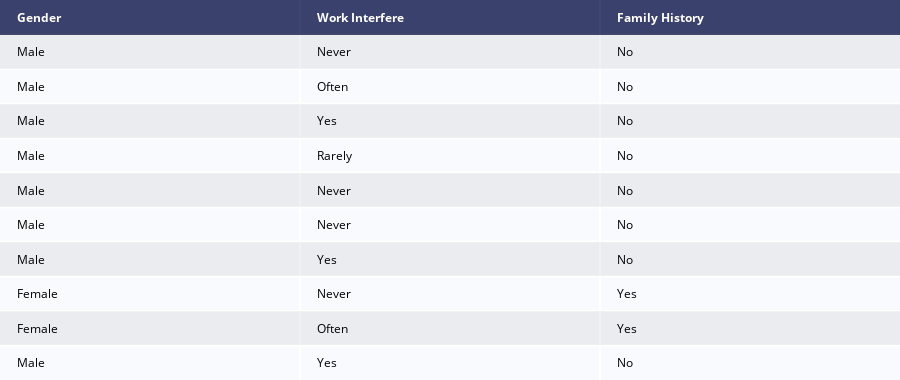

Notebook code for this chart:
### Code cell
table_data = [['Gender', 'Work Interfere', 'Family History'],
              ['Male','Never','No'],
              ['Male','Often','No'],
              ['Male','Yes','No'],
              ['Male','Rarely','No'],
              ['Male','Never','No'],
              ['Male','Never','No'],
              ['Male','Yes','No'],
              ['Female','Never','Yes'],
              ['Female','Often','Yes'],
              ['Male','Yes','No'],
              ]

# Initialize a figure with ff.create_table(table_data)
fig = ff.create_table(table_data, height_constant=30)
fig.show()

### Figure 1 — Plotly figure (JSON) as saved in the notebook; plotly's stock layout.template omitted (floating-point values rounded to 4 significant figures)
{"data": [{"colorscale": [[0, "#00083e"], [0.5, "#ededee"], [1, "#ffffff"]], "hoverinfo": "none", "opacity": 0.75, "showscale": false, "type": "heatmap", "z": [[0, 0, 0], [0.5, 0.5, 0.5], [1, 1, 1], [0.5, 0.5, 0.5], [1, 1, 1], [0.5, 0.5, 0.5], [1, 1, 1], [0.5, 0.5, 0.5], [1, 1, 1], [0.5, 0.5, 0.5], [1, 1, 1]]}], "layout": {"annotations": [{"align": "left", "font": {"color": "#ffffff"}, "showarrow": false, "text": "<b>Gender</b>", "x": -0.45, "xanchor": "left", "xref": "x", "y": 0, "yref": "y"}, {"align": "left", "font": {"color": "#ffffff"}, "showarrow": false, "text": "<b>Work Interfere</b>", "x": 0.55, "xanchor": "left", "xref": "x", "y": 0, "yref": "y"}, {"align": "left", "font": {"color": "#ffffff"}, "showarrow": false, "text": "<b>Family History</b>", "x": 1.55, "xanchor": "left", "xref": "x", "y": 0, "yref": "y"}, {"align": "left", "font": {"color": "#000000"}, "showarrow": false, "text": "Male", "x": -0.45, "xanchor": "left", "xref": "x", "y": 1, "yref": "y"}, {"align": "left", "font": {"color": "#000000"}, "showarrow": false, "text": "Never", "x": 0.55, "xanchor": "left", "xref": "x", "y": 1, "yref": "y"}, {"align": "left", "font": {"color": "#000000"}, "showarrow": false, "text": "No", "x": 1.55, "xanchor": "left", "xref": "x", "y": 1, "yref": "y"}, {"align": "left", "font": {"color": "#000000"}, "showarrow": false, "text": "Male", "x": -0.45, "xanchor": "left", "xref": "x", "y": 2, "yref": "y"}, {"align": "left", "font": {"color": "#000000"}, "showarrow": false, "text": "Often", "x": 0.55, "xanchor": "left", "xref": "x", "y": 2, "yref": "y"}, {"align": "left", "font": {"color": "#000000"}, "showarrow": false, "text": "No", "x": 1.55, "xanchor": "left", "xref": "x", "y": 2, "yref": "y"}, {"align": "left", "font": {"color": "#000000"}, "showarrow": false, "text": "Male", "x": -0.45, "xanchor": "left", "xref": "x", "y": 3, "yref": "y"}, {"align": "left", "font": {"color": "#000000"}, "showarrow": false, "text": "Yes", "x": 0.55, "xanchor": "left", "xref": "x", "y": 3, "yref": "y"}, {"align": "left", "font": {"color": "#000000"}, "showarrow": false, "text": "No", "x": 1.55, "xanchor": "left", "xref": "x", "y": 3, "yref": "y"}, {"align": "left", "font": {"color": "#000000"}, "showarrow": false, "text": "Male", "x": -0.45, "xanchor": "left", "xref": "x", "y": 4, "yref": "y"}, {"align": "left", "font": {"color": "#000000"}, "showarrow": false, "text": "Rarely", "x": 0.55, "xanchor": "left", "xref": "x", "y": 4, "yref": "y"}, {"align": "left", "font": {"color": "#000000"}, "showarrow": false, "text": "No", "x": 1.55, "xanchor": "left", "xref": "x", "y": 4, "yref": "y"}, {"align": "left", "font": {"color": "#000000"}, "showarrow": false, "text": "Male", "x": -0.45, "xanchor": "left", "xref": "x", "y": 5, "yref": "y"}, {"align": "left", "font": {"color": "#000000"}, "showarrow": false, "text": "Never", "x": 0.55, "xanchor": "left", "xref": "x", "y": 5, "yref": "y"}, {"align": "left", "font": {"color": "#000000"}, "showarrow": false, "text": "No", "x": 1.55, "xanchor": "left", "xref": "x", "y": 5, "yref": "y"}, {"align": "left", "font": {"color": "#000000"}, "showarrow": false, "text": "Male", "x": -0.45, "xanchor": "left", "xref": "x", "y": 6, "yref": "y"}, {"align": "left", "font": {"color": "#000000"}, "showarrow": false, "text": "Never", "x": 0.55, "xanchor": "left", "xref": "x", "y": 6, "yref": "y"}, {"align": "left", "font": {"color": "#000000"}, "showarrow": false, "text": "No", "x": 1.55, "xanchor": "left", "xref": "x", "y": 6, "yref": "y"}, {"align": "left", "font": {"color": "#000000"}, "showarrow": false, "text": "Male", "x": -0.45, "xanchor": "left", "xref": "x", "y": 7, "yref": "y"}, {"align": "left", "font": {"color": "#000000"}, "showarrow": false, "text": "Yes", "x": 0.55, "xanchor": "left", "xref": "x", "y": 7, "yref": "y"}, {"align": "left", "font": {"color": "#000000"}, "showarrow": false, "text": "No", "x": 1.55, "xanchor": "left", "xref": "x", "y": 7, "yref": "y"}, {"align": "left", "font": {"color": "#000000"}, "showarrow": false, "text": "Female", "x": -0.45, "xanchor": "left", "xref": "x", "y": 8, "yref": "y"}, {"align": "left", "font": {"color": "#000000"}, "showarrow": false, "text": "Never", "x": 0.55, "xanchor": "left", "xref": "x", "y": 8, "yref": "y"}, {"align": "left", "font": {"color": "#000000"}, "showarrow": false, "text": "Yes", "x": 1.55, "xanchor": "left", "xref": "x", "y": 8, "yref": "y"}, {"align": "left", "font": {"color": "#000000"}, "showarrow": false, "text": "Female", "x": -0.45, "xanchor": "left", "xref": "x", "y": 9, "yref": "y"}, {"align": "left", "font": {"color": "#000000"}, "showarrow": false, "text": "Often", "x": 0.55, "xanchor": "left", "xref": "x", "y": 9, "yref": "y"}, {"align": "left", "font": {"color": "#000000"}, "showarrow": false, "text": "Yes", "x": 1.55, "xanchor": "left", "xref": "x", "y": 9, "yref": "y"}, {"align": "left", "font": {"color": "#000000"}, "showarrow": false, "text": "Male", "x": -0.45, "xanchor": "left", "xref": "x", "y": 10, "yref": "y"}, {"align": "left", "font": {"color": "#000000"}, "showarrow": false, "text": "Yes", "x": 0.55, "xanchor": "left", "xref": "x", "y": 10, "yref": "y"}, {"align": "left", "font": {"color": "#000000"}, "showarrow": false, "text": "No", "x": 1.55, "xanchor": "left", "xref": "x", "y": 10, "yref": "y"}], "height": 380, "margin": {"b": 0, "l": 0, "r": 0, "t": 0}, "xaxis": {"dtick": 1, "gridwidth": 2, "showticklabels": false, "tick0": -0.5, "ticks": "", "zeroline": false}, "yaxis": {"autorange": "reversed", "dtick": 1, "gridwidth": 2, "showticklabels": false, "tick0": 0.5, "ticks": "", "zeroline": false}}}
